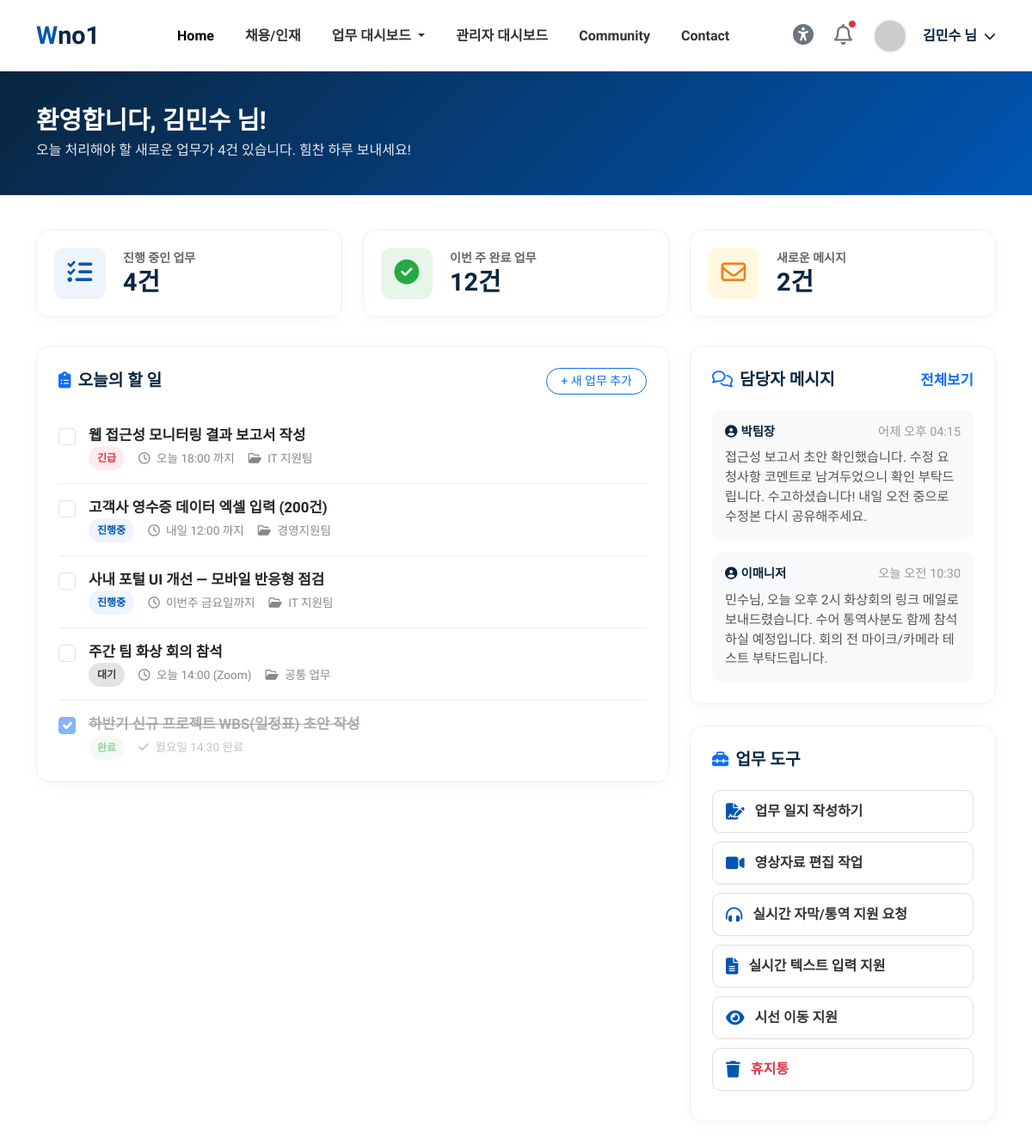
Screenshot of /emp_dash (signed in) with the database file from the repository.
### tables this page shows
CREATE TABLE jobs (
        id INTEGER PRIMARY KEY AUTOINCREMENT,
        user_id INTEGER,
        work_date TEXT,
        category TEXT,
        title TEXT NOT NULL,
        details TEXT,
        issues TEXT,
        dept TEXT DEFAULT '공통 업무',
        due_label TEXT DEFAULT '',
        status TEXT DEFAULT 'progress',
        created_at TEXT DEFAULT (datetime('now','localtime'))
    );

CREATE TABLE messages (
        id INTEGER PRIMARY KEY AUTOINCREMENT,
        user_id INTEGER,
        sender TEXT NOT NULL,
        recipient TEXT DEFAULT '',
        body TEXT NOT NULL,
        time_label TEXT DEFAULT '',
        is_read INTEGER DEFAULT 0,
        direction TEXT DEFAULT 'in',
        created_at TEXT DEFAULT (datetime('now','localtime'))
    );

### routers/dashboard.py (the view)
@router.get("/emp_dash", response_class=HTMLResponse)
async def emp_dash(request: Request):
    if not check_login(request):
        return RedirectResponse(url="/login", status_code=303)
    u = get_current_user(request)
    uid = u["user_id"]
    conn = get_sqlite()
    try:
        todos = with_status_meta(conn.execute(
            "SELECT * FROM jobs WHERE user_id=? AND status NOT IN ('done','trash') ORDER BY CASE status WHEN 'urgent' THEN 0 WHEN 'progress' THEN 1 ELSE 2 END, id",
            (uid,)).fetchall())
        done_recent = with_status_meta(conn.execute(
            "SELECT * FROM jobs WHERE user_id=? AND status='done' ORDER BY id DESC LIMIT 1", (uid,)).fetchall())
        done_count = conn.execute("SELECT COUNT(*) FROM jobs WHERE user_id=? AND status='done'", (uid,)).fetchone()[0]
        unread_msgs = conn.execute(
            "SELECT * FROM messages WHERE user_id=? AND is_read=0 ORDER BY id DESC", (uid,)).fetchall()
    finally:
        conn.close()
    return templates.TemplateResponse(
        request=request, name="/top/emp_dash.html", context={
            "request": request, "page_title": "업무 대시보드",
            "user_name": u["user_name"],
            "todos": todos, "done_recent": done_recent, "done_count": done_count,
            "progress_count": len(todos),
            "messages": [dict(m) for m in unread_msgs],
            "unread_count": len(unread_msgs),
        }
    )

### templates/top/emp_dash.html (shortened to what this page needs)
<!DOCTYPE html>
<html lang="ko">
{% include 'common/header.html' %}
<body>
{% include 'common/topbar.html' %}
<div class="dash-header">
 <div class="container">
 <h2>환영합니다, {{ user_name }} 님!</h2>
 <p>오늘 처리해야 할 새로운 업무가 {{ progress_count }}건 있습니다. 힘찬 하루 보내세요!</p>
</div>
</div>
<div class="container pb-5">
 <div class="row">
 <div class="col-lg-4 col-md-6">
 <a href="#task-list" class="text-decoration-none small">
 <div class="stat-card">
 <div class="stat-icon bg-blue-light">
 <i class="fas fa-tasks"></i>
</div>
 <div class="stat-info">
 <p>진행 중인 업무</p>
 <h3>{{ progress_count }}<span>건</span></h3>
</div>
</div>
</a>
</div>
 <div class="col-lg-4 col-md-6">
 <a href="/completed_jobs" class="text-decoration-none small">
 <div class="stat-card">
 <div class="stat-icon bg-green-light">
 <i class="fas fa-check-circle"></i>
</div>
 <div class="stat-info">
 <p>이번 주 완료 업무</p>
 <h3>{{ done_count }}<span>건</span></h3>
</div>
</div>
</a>
</div>
 <div class="col-lg-4 col-md-6">
 <a href="/newarrived_jobs" class="text-decoration-none small">
 <div class="stat-card">
 <div class="stat-icon bg-yellow-light">
 <i class="far fa-envelope"></i>
</div>
 <div class="stat-info">
 <p>새로운 메시지</p>
 <h3>{{ unread_count }}<span>건</span></h3>
</div>
</div>
</a>
</div>
</div>
 <div class="row mt-2">
 <div class="col-lg-8">
 <div class="content-card">
 <div class="card-title">
 <span><i class="fas fa-clipboard-list me-2 text-primary"></i>오늘의 할 일</span>
 <a href="/new_job" class="btn btn-sm btn-outline-primary rounded-pill px-3">+ 새 업무 추가</a>
</div>
 <div class="task-list" id="task-list">
 {% for t in todos %}
 <div class="task-item">
 <input class="form-check-input task-checkbox" type="checkbox" id="task{{ t.id }}"
 onchange="toggleJob({{ t.id }}, this)">
 <div class="task-content">
 <a href="/job/{{ t.id }}" class="task-title text-decoration-none text-dark">{{ t.title }}</a>
 <div class="task-meta d-flex align-items-center gap-3">
 <span class="badge-status {{ t.status_class }}" {% if t.status_style %}style="{{ t.status_style }}"{% endif %}>{{ t.status_label }}</span>
 {% if t.due_label %}<span><i class="far fa-clock"></i> {{ t.due_label }}</span>{% endif %}
 <span><i class="far fa-folder-open"></i> {{ t.dept }}</span>
</div>
</div>
</div>
 {% endfor %}
 {% for t in done_recent %}
 <div class="task-item opacity-50">
 <input class="form-check-input task-checkbox" type="checkbox" id="task{{ t.id }}" checked
 onchange="toggleJob({{ t.id }}, this)">
 <div class="task-content">
 <a href="/job/{{ t.id }}" class="task-title text-decoration-none text-muted" style="text-decoration: line-through !important;">{{ t.title }}</a>
 <div class="task-meta d-flex align-items-center gap-3">
 <span class="badge-status status-done">완료</span>
 {% if t.due_label %}<span><i class="fas fa-check"></i> {{ t.due_label }}</span>{% endif %}
</div>
</div>
</div>
 {% endfor %}
</div>
</div>
</div>
 <div class="col-lg-4">
 <div class="content-card">
 <div class="card-title">
 <span><i class="far fa-comments me-2 text-primary"></i>담당자 메시지</span>
 <a href="/notifications" class="text-decoration-none small">전체보기</a>
</div>
 {% for m in messages %}
 <div class="msg-item">
 <div class="msg-header">
 <span class="msg-sender"><i class="fas fa-user-circle me-1"></i>{{ m.sender }}</span>
 <span class="msg-time">{{ m.time_label }}</span>
</div>
 <div class="msg-body">{{ m.body }}</div>
</div>
 {% else %}
 <p class="text-muted small text-center py-3">새 메시지가 없습니다.</p>
 {% endfor %}
</div>
 <div class="content-card">
 <div class="card-title">
 <span><i class="fas fa-toolbox me-2 text-primary"></i>업무 도구</span>
</div>
 <a href="/job_diary" class="tool-btn">
 <i class="fas fa-file-signature"></i> 업무 일지 작성하기
</a>
 <a href="/youtube_edit" class="tool-btn">
 <i class="fas fa-video"></i> 영상자료 편집 작업
</a>
 <a href="/real_trans" class="tool-btn">
 <i class="fas fa-headphones-alt"></i> 실시간 자막/통역 지원 요청
</a>
 <a href="/voice" class="tool-btn">
 <i class="fas fa-file-text"></i> 실시간 텍스트 입력 지원
</a>
 <a href="/eyemouse" class="tool-btn">
 <i class="fas fa-eye"></i> 시선 이동 지원
</a>
 <a href="/trash" class="tool-btn text-danger">
 <i class="fas fa-trash"></i> 휴지통
</a>
</div>
</div>
</div>
</div>
</body>
</html>

### templates/common/header.html (style rules this page uses)
:root { --primary-blue: #0056b3; --light-blue: #eef4fb; --dark-blue: #0a2540; --text-color: #333333; --gray-bg: #f8f9fa; --success-color: #28a745; --warning-color: #ffc107; --danger-color: #dc3545; }
body { font-family: 'Cairo', sans-serif; color: var(--text-color); background-color: #ffffff; }
.dash-header { background: linear-gradient(135deg, var(--dark-blue) 0%, var(--primary-blue) 100%); padding: 40px 0; color: white; margin-bottom: 40px; }
.dash-header h2 { font-weight: 700; font-size: 1.8rem; margin-bottom: 5px; }
.dash-header p { opacity: 0.9; margin: 0; }
.content-card { background: #fff; border-radius: 15px; padding: 25px; box-shadow: 0 5px 15px rgba(0,0,0,0.03); margin-bottom: 25px; border: 1px solid #f0f0f0; }
.card-title { font-weight: 700; color: var(--dark-blue); font-size: 1.2rem; margin-bottom: 20px; display: flex; justify-content: space-between; align-items: center; }
.stat-card { display: flex; align-items: center; padding: 20px; border-radius: 15px; background: #fff; box-shadow: 0 5px 15px rgba(0,0,0,0.03); margin-bottom: 25px; border: 1px solid #f0f0f0; transition: transform 0.2s; }
.stat-icon { width: 60px; height: 60px; border-radius: 12px; display: flex; align-items: center; justify-content: center; font-size: 1.8rem; margin-right: 20px; }
.stat-info h3 { font-size: 1.8rem; font-weight: 800; margin: 0; color: var(--dark-blue); }
.stat-info p { margin: 0; color: #666; font-weight: 600; }
.bg-blue-light { background-color: var(--light-blue); color: var(--primary-blue); }
.bg-green-light { background-color: #e8f5e9; color: var(--success-color); }
.bg-yellow-light { background-color: #fff8e1; color: #f57f17; }
.badge-status { padding: 5px 10px; border-radius: 20px; font-size: 0.75rem; font-weight: 700; }
.status-progress { background-color: var(--light-blue); color: var(--primary-blue); }
.status-done { background-color: #e8f5e9; color: var(--success-color); }
.status-urgent { background-color: #ffebee; color: var(--danger-color); }
.task-item { display: flex; align-items: flex-start; padding: 15px 0; border-bottom: 1px solid #eee; }
.task-item:last-child { border-bottom: none; padding-bottom: 0; }
.task-checkbox { margin-top: 4px; margin-right: 15px; width: 20px; height: 20px; cursor: pointer; }
.task-content { flex-grow: 1; }
.task-title { font-weight: 700; color: var(--text-color); margin-bottom: 5px; font-size: 1.05rem; }
.task-meta { font-size: 0.85rem; color: #888; }
.task-meta i { margin-right: 4px; }
.msg-item { padding: 15px; border-radius: 10px; background-color: var(--gray-bg); margin-bottom: 15px; }
.msg-item:last-child { margin-bottom: 0; }
.msg-header { display: flex; justify-content: space-between; margin-bottom: 8px; font-size: 0.9rem; }
.msg-sender { font-weight: 700; color: var(--dark-blue); }
.msg-time { color: #999; }
.msg-body { font-size: 0.95rem; color: #555; line-height: 1.5; }
.tool-btn { display: flex; align-items: center; padding: 12px 15px; border-radius: 10px; background-color: #fff; border: 1px solid #ddd; color: var(--text-color); text-decoration: none; font-weight: 600; margin-bottom: 10px; transition: all 0.2s; }
.tool-btn i { font-size: 1.2rem; margin-right: 12px; color: var(--primary-blue); }

### rows the page displays
jobs: title "웹 접근성 모니터링 결과 보고서 작성", status_label "긴급", due_label "오늘 18:00 까지", dept "IT 지원팀"
jobs: title "고객사 영수증 데이터 엑셀 입력 (200건)", status_label "진행중", due_label "내일 12:00 까지", dept "경영지원팀"
jobs: title "사내 포털 UI 개선 — 모바일 반응형 점검", status_label "진행중", due_label "이번주 금요일까지", dept "IT 지원팀"
jobs: title "주간 팀 화상 회의 참석", status_label "대기", due_label "오늘 14:00 (Zoom)", dept "공통 업무"
jobs: title "하반기 신규 프로젝트 WBS(일정표) 초안 작성", due_label "월요일 14:30 완료"
messages: sender "박팀장", time_label "어제 오후 04:15", body "접근성 보고서 초안 확인했습니다. 수정 요청사항 코멘트로 남겨두었으니 확인 부탁드립니다. 수고하셨습니다! 내일 오전 중으로 수정본 다시 공유해주세요."
messages: sender "이매니저", time_label "오늘 오전 10:30", body "민수님, 오늘 오후 2시 화상회의 링크 메일로 보내드렸습니다. 수어 통역사분도 함께 참석하실 예정입니다. 회의 전 마이크/카메라 테스트 부탁드립니다."

### other values shown
{{ user_name }} "김민수"
{{ progress_count }} "4"
{{ done_count }} "12"
{{ unread_count }} "2"
